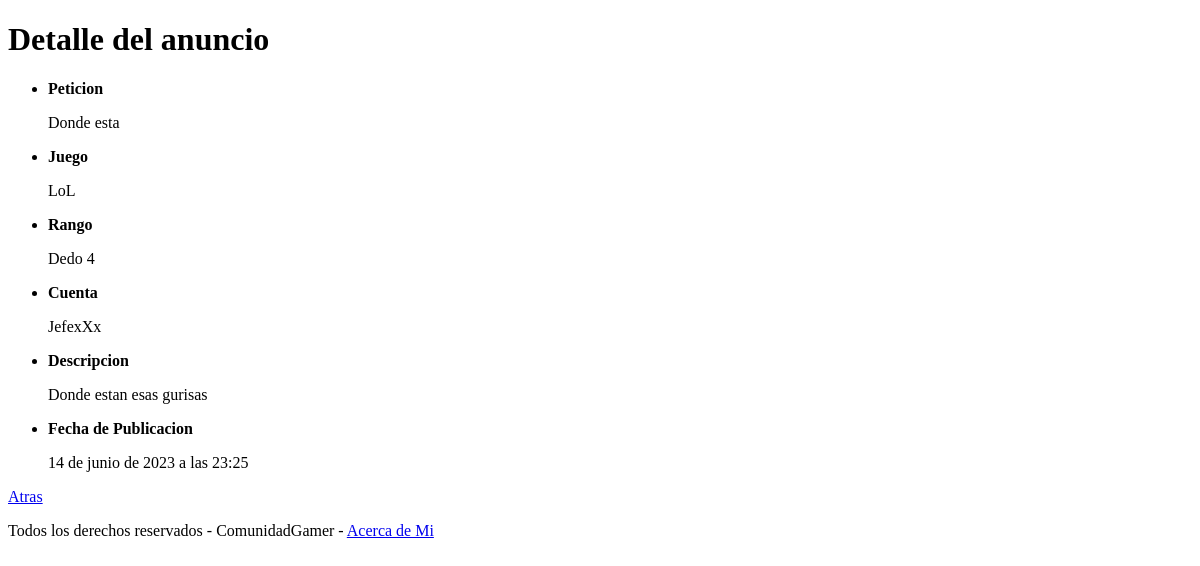
The app's page /post/detalle-anuncio/3/ (signed in), older data.
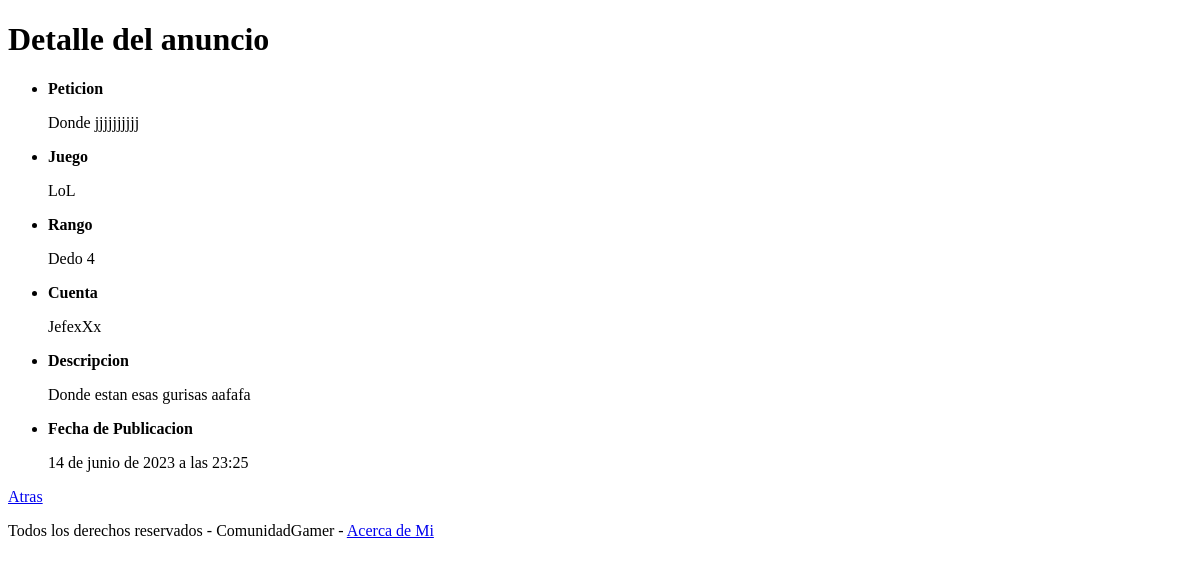
The same page, newer data.
### apps/post/models.py (models this page shows, shortened)
class Post(models.Model):
    titulo = models.CharField(max_length=50, blank=False)
    juego = models.ForeignKey('post.NombreJuego', null=False, on_delete=models.CASCADE)
    rango = models.CharField(max_length=15, null=True)
    cuenta_del_juego = models.CharField(max_length=50, blank=False, default='Ingrese su usuario del juego')
    contenido = models.TextField(max_length=200, default='Detalles sobre su peticion')
    fecha_de_publicacion = (models.DateTimeField(auto_now_add=True))

class NombreJuego(models.Model):
    nombre = models.CharField(max_length=20, unique=True, verbose_name='Juegos')
    def __str__(self):
        return self.nombre

### apps/post/views.py (the view)
# urls.py: path('detalle-anuncio/<int:pk>/', views.AnuncioDetalle.as_view(), name='detalle-anuncio'),
class AnuncioDetalle(LoginRequiredMixin, DetailView):
    model = models.Post
    template_name = "post/detalle-anuncio.html"

### apps/post/templates/post/detalle-anuncio.html
{% extends 'post/index.html' %}
{% block contenido %}
<h1>Detalle del anuncio</h1>
<ul>
        <li>  <strong>Peticion</strong> <p>{{ object.titulo }}</p> </li>
        <li>  <strong>Juego</strong> <p>{{ object.juego }}</p> </li>
        <li>  <strong>Rango</strong> <p>{{ object.rango }}</p> </li>
        <li>  <strong>Cuenta</strong> <p>{{ object.cuenta_del_juego }}</p> </li>
        <li>  <strong>Descripcion</strong> <p>{{ object.contenido }}</p> </li>
        <li>  <strong>Fecha de Publicacion</strong> <p>{{ object.fecha_de_publicacion }}</p> </li>
    </ul>
    <a href="{% url 'post:lista-anuncios' %}">Atras</a>
{% endblock contenido %}

Row changes from the older to the newer data that the page shows:
changed Post "Dedo 4": titulo "Donde esta" → "Donde jjjjjjjjjj"; contenido "Donde estan esas gurisas" → "Donde estan esas gurisas aafafa"
